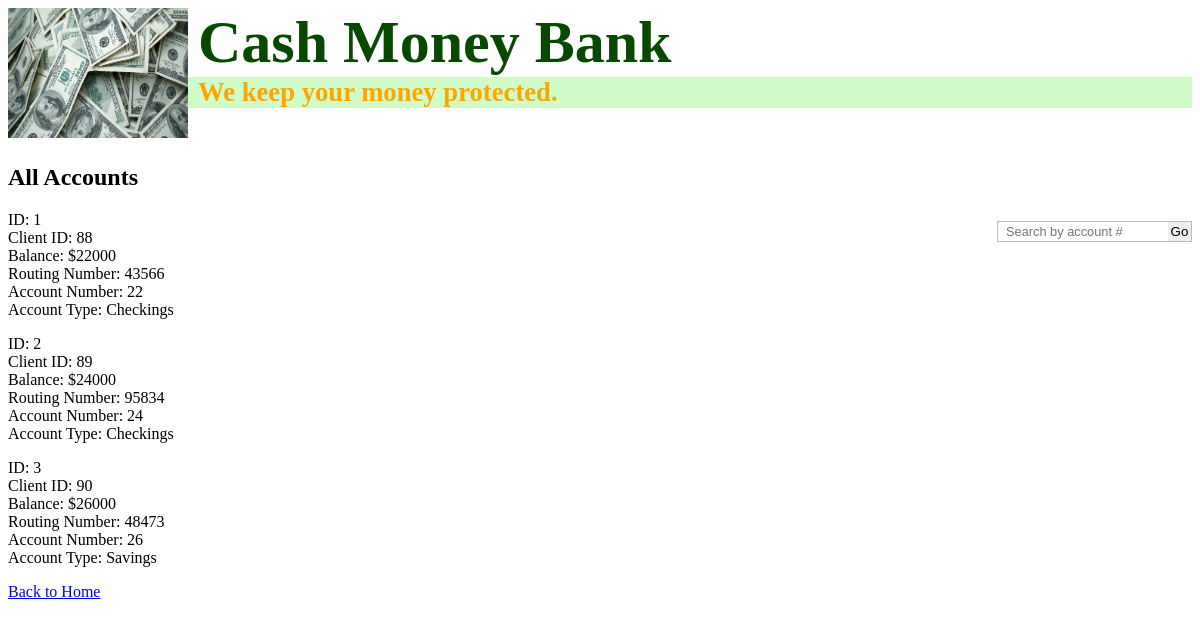
The page /account/index/ on the database as committed earlier.
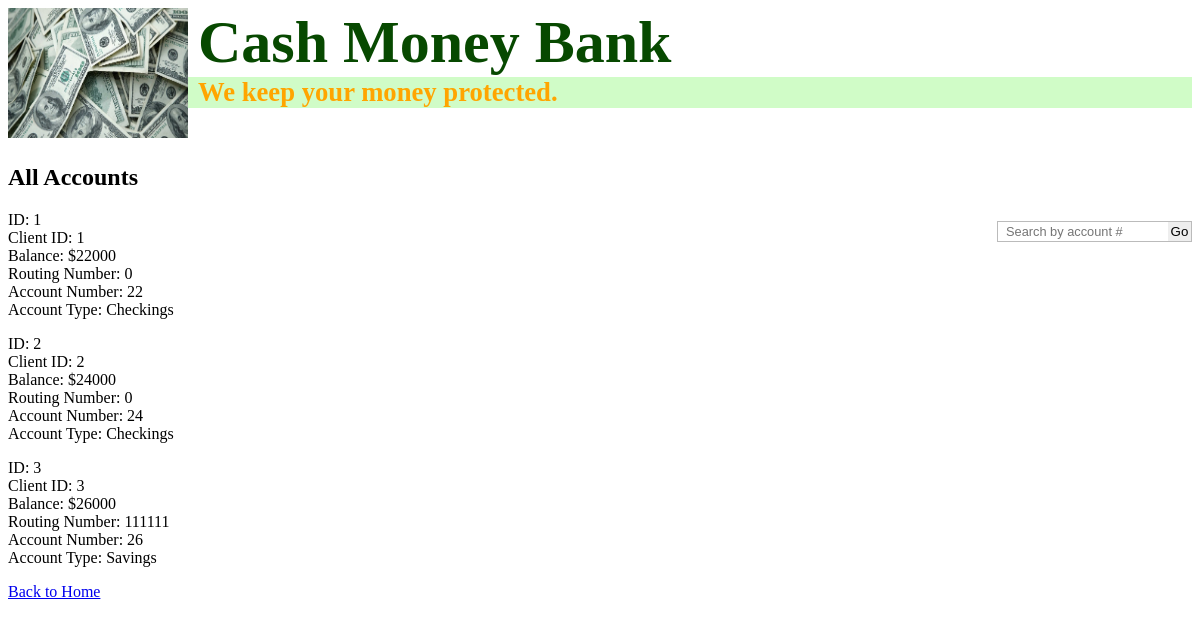
The same page on the database as committed later.
### tables this page shows
CREATE TABLE IF NOT EXISTS `accounts` (
    `id` smallint(6) NOT NULL auto_increment,
    `client_id` smallint(6) NOT NULL,
    `account_number` varchar(20) NOT NULL UNIQUE,
    `balance` varchar(40) NOT NULL,
    `routing_number` varchar(40) NOT NULL,
    `account_type` smallint(6) NOT NULL,
    PRIMARY KEY (`id`),
    FOREIGN KEY (`client_id`) REFERENCES users(`client_id`)
);

### controllers/account_controller.class.php (called while the page is built, shortened)
<?php
class AccountController {
    private $account_model;
    public function __construct() {
        $this->account_model = AccountModel::getAccountModel();
    }
    public function index() {
        $accounts = $this->account_model->list_account();
        $view = new AccountIndex();
        $view->display($accounts);
    }
}

### application/dispatcher.class.php (called while the page is built, shortened)
<?php
class Dispatcher {
    public function __construct() {
        self::dispatch();
    }
    public static function dispatch() {
        $uri_array = explode('?', trim($_SERVER['REQUEST_URI'], '/'));
        $url_array = explode('/', $uri_array[0]);
        $controller = new $controllerName();
        $method = !empty($url_array[1]) ? $url_array[1] : 'index';
        $args = array();
        call_user_func_array(array($controller, $method), $args);
    }
}

### index.php (called while the page is built, shortened)
<?php
require_once ("application/autoloader.class.php");
new Dispatcher();

### models/accounts/account.class.php (called while the page is built)
<?php
class Account {
    private $id, $client_id, $account_number, $balance, $routing_number, $account_type;
    public function __construct($id, $client_id, $account_number, $balance, $routing_number, $account_type) {
        $this->id = $id;
        $this->client_id = $client_id;
        $this->account_number = $account_number;
        $this->balance = $balance;
        $this->routing_number = $routing_number;
        $this->account_type = $account_type;
    }
    public function getId() {
        return $this->id;
    }
    public function getClient_id() {
        return $this->client_id;
    }
    public function getAccount_number() {
        return $this->account_number;
    }
    public function getBalance() {
        return $this->balance;
    }
    public function getRouting_number() {
        return $this->routing_number;
    }
    public function getAccount_type() {
        return $this->account_type;
    }
    public function setId($id) {
        $this->id = $id;
    }
}

### models/accounts/account_model.class.php (called while the page is built, shortened)
<?php
class AccountModel {
    private function __construct() {
        $this->db = Database::getDatabase();
        $this->dbConnection = $this->db->getConnection();
    }
}

### application/autoloader.class.php (called while the page is built, shortened)
<?php
class Autoloader {
    public static function autoload($class) {
        $path = getcwd();
        $file = $path . DIRECTORY_SEPARATOR . self::camelCaseToUnderscore($class) . '.class.php';
    }
    private static function recursive_autoload($class, $path) {
        if (FALSE !== ($handle = opendir($path))) {
            while (FAlSE !== ($dir = readdir($handle))) {
                if (strpos($dir, '.') === FALSE) {
                    $path2 = $path . '/' . $dir;
                    $filepath = $path2 . '/' . self::camelCaseToUnderscore($class) . '.class.php';
                    if (is_readable($filepath)) {
                        break;
                    }
                }
            } closedir($handle);
        }
    }
    private static function camelCaseToUnderscore($str) {
        $characters = str_split($str);
        $characters[0] = strtolower($characters[0]);
        return implode('', $characters);
    }
}

### application/database.class.php (called while the page is built, shortened)
<?php
class Database {
    static private $_instance = NULL;
    static public function getDatabase() {
        if (self::$_instance == NULL)
            self::$_instance = new Database();
        return self::$_instance;
    }
}

### views/accounts/index/account_index.class.php (the view, shortened to what this page needs)
<?php
class AccountIndex extends AccountIndexView {
    public function display($accounts) {
        ?>
        <h2>All Accounts</h2>
        <div id="searchbar">
            <form method="get" action="<?= BASE_URL ?>/account/search/">
                <input type="text" name="query-terms" id="searchtextbox" placeholder="Search by account #" autocomplete="off">
                <input type="submit" value="Go"/>
            </form>
        </div>
        <div class="grid-container">
            <?php
            if ($accounts === 0) {
                echo "No account was found.<br><br><br><br><br>";
            } else {
                foreach ($accounts as $i => $account) {
                    $id = $account->getID();
                    $client_id = $account->getClient_id();
                    $balance = $account->getBalance();
                    $account_number = $account->getAccount_number();
                    $routing_number = $account->getRouting_number();
                    $account_type = $account->getAccount_type();
                    if ($i % 6 == 0) {
                        echo "<div class='row'>";
                    }
                    if ($account_type == 1) {
                        $account_type = "Checkings";
                    } else {
                        $account_type = "Savings";
                    }
                    echo "<div class='col'><p><a href='", BASE_URL, "/accounts/detail/$id'></a><span>ID: " . $id . "<br>Client ID: $client_id   <br>Balance: $$balance  <br>Routing Number: $routing_number<br>Account Number: " . $account_number . "<br>Account Type: " . $account_type . "</span></p></div>";
                    ?>
                    <?php
                    if ($i % 6 == 5 || $i == count($accounts) - 1) {
                        echo "</div>";
                    }
                }
            }
            ?>
            <a href="../../index/">Back to Home</a>
        </div>
        <?php
    }
}

Rows that differ between the two databases and show on the page:
changed accounts id 1: client "88" → "1"; routing_number "43566" → "0"
changed accounts id 2: client "89" → "2"; routing_number "95834" → "0"
changed accounts "Savings": client "90" → "3"; routing_number "48473" → "111111"
